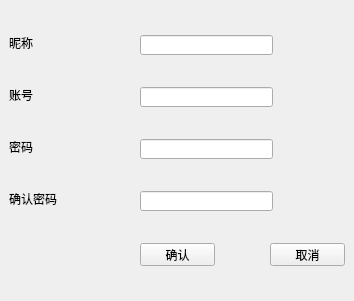
<?xml version="1.0" encoding="UTF-8"?>
<ui version="4.0">
 <class>Widget</class>
 <widget class="QWidget" name="Widget">
  <property name="windowTitle">
   <string>Widget</string>
  </property>
  <widget class="QLabel" name="nameLabel">
   <property name="geometry">
    <rect>
     <x>9</x>
     <y>35</y>
     <width>24</width>
     <height>16</height>
    </rect>
   </property>
   <property name="text">
    <string>昵称</string>
   </property>
  </widget>
  <widget class="QLineEdit" name="nameLineEdit">
   <property name="geometry">
    <rect>
     <x>140</x>
     <y>35</y>
     <width>133</width>
     <height>20</height>
    </rect>
   </property>
  </widget>
  <widget class="QLabel" name="idLabel">
   <property name="geometry">
    <rect>
     <x>9</x>
     <y>87</y>
     <width>24</width>
     <height>16</height>
    </rect>
   </property>
   <property name="text">
    <string>账号</string>
   </property>
  </widget>
  <widget class="QLineEdit" name="idLineEdit">
   <property name="geometry">
    <rect>
     <x>140</x>
     <y>87</y>
     <width>133</width>
     <height>20</height>
    </rect>
   </property>
  </widget>
  <widget class="QLabel" name="passwordLabel">
   <property name="geometry">
    <rect>
     <x>9</x>
     <y>139</y>
     <width>24</width>
     <height>16</height>
    </rect>
   </property>
   <property name="text">
    <string>密码</string>
   </property>
  </widget>
  <widget class="QLineEdit" name="passwordLineEdit">
   <property name="geometry">
    <rect>
     <x>140</x>
     <y>139</y>
     <width>133</width>
     <height>20</height>
    </rect>
   </property>
  </widget>
  <widget class="QLabel" name="rePasswordLabel">
   <property name="geometry">
    <rect>
     <x>9</x>
     <y>191</y>
     <width>48</width>
     <height>16</height>
    </rect>
   </property>
   <property name="text">
    <string>确认密码</string>
   </property>
  </widget>
  <widget class="QLineEdit" name="rePasswordLineEdit">
   <property name="geometry">
    <rect>
     <x>140</x>
     <y>191</y>
     <width>133</width>
     <height>20</height>
    </rect>
   </property>
  </widget>
  <widget class="QPushButton" name="okBtn">
   <property name="geometry">
    <rect>
     <x>140</x>
     <y>243</y>
     <width>75</width>
     <height>23</height>
    </rect>
   </property>
   <property name="text">
    <string>确认</string>
   </property>
  </widget>
  <widget class="QPushButton" name="cancelBtn">
   <property name="geometry">
    <rect>
     <x>270</x>
     <y>243</y>
     <width>75</width>
     <height>23</height>
    </rect>
   </property>
   <property name="text">
    <string>取消</string>
   </property>
  </widget>
 </widget>
 <layoutdefault spacing="6" margin="11"/>
 <resources/>
 <connections/>
</ui>
